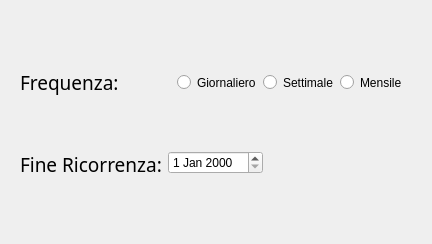
             <widget class="QWidget" name="page_5">
              <layout class="QVBoxLayout" name="verticalLayout_13">
               <item>
                <widget class="QWidget" name="widget_7" native="true">
                 <layout class="QVBoxLayout" name="verticalLayout_8">
                  <item>
                   <layout class="QFormLayout" name="formLayout_4">
                    <item row="1" column="0">
                     <widget class="QLabel" name="frequenzaLabel">
                      <property name="font">
                       <font>
                        <family>Sitka</family>
                        <pointsize>14</pointsize>
                       </font>
                      </property>
                      <property name="text">
                       <string>Frequenza:</string>
                      </property>
                     </widget>
                    </item>
                    <item row="1" column="1">
                     <widget class="QWidget" name="frequenzaWidget" native="true">
                      <layout class="QHBoxLayout" name="horizontalLayout_17">
                       <item>
                        <layout class="QHBoxLayout" name="horizontalLayout_5">
                         <item>
                          <widget class="QRadioButton" name="radioGiorn">
                           <property name="styleSheet">
                            <string notr="true">QRadioButton::indicator:checked {
    background-color: #3182CE;
    border: 2px solid #3182CE;
    border-radius: 8px;
}</string>
                           </property>
                           <property name="text">
                            <string>Giornaliero</string>
                           </property>
                          </widget>
                         </item>
                         <item>
                          <widget class="QRadioButton" name="radioSett">
                           <property name="styleSheet">
                            <string notr="true">QRadioButton::indicator:checked {
    background-color: #3182CE;
    border: 2px solid #3182CE;
    border-radius: 8px;
}</string>
                           </property>
                           <property name="text">
                            <string>Settimale</string>
                           </property>
                          </widget>
                         </item>
                         <item>
                          <widget class="QRadioButton" name="radioMens">
                           <property name="styleSheet">
                            <string notr="true">QRadioButton::indicator:checked {
    background-color: #3182CE;
    border: 2px solid #3182CE;
    border-radius: 8px;
}</string>
                           </property>
                           <property name="text">
                            <string>Mensile</string>
                           </property>
                          </widget>
                         </item>
                        </layout>
                       </item>
                      </layout>
                     </widget>
                    </item>
                    <item row="3" column="0">
                     <widget class="QLabel" name="fineRicorrenzaLabel">
                      <property name="font">
                       <font>
                        <family>Sitka</family>
                        <pointsize>14</pointsize>
                       </font>
                      </property>
                      <property name="text">
                       <string>Fine Ricorrenza:</string>
                      </property>
                     </widget>
                    </item>
                    <item row="3" column="1">
                     <widget class="QDateEdit" name="fineRicorrenzaDateEdit">
                      <property name="sizePolicy">
                       <sizepolicy hsizetype="Fixed" vsizetype="Fixed">
                        <horstretch>0</horstretch>
                        <verstretch>0</verstretch>
                       </sizepolicy>
                      </property>
                     </widget>
                    </item>
                    <item row="2" column="0">
                     <spacer name="verticalSpacer_10">
                      <property name="orientation">
                       <enum>Qt::Orientation::Vertical</enum>
                      </property>
                      <property name="sizeHint" stdset="0">
                       <size>
                        <width>20</width>
                        <height>40</height>
                       </size>
                      </property>
                     </spacer>
                    </item>
                    <item row="4" column="0">
                     <spacer name="verticalSpacer_12">
                      <property name="orientation">
                       <enum>Qt::Orientation::Vertical</enum>
                      </property>
                      <property name="sizeHint" stdset="0">
                       <size>
                        <width>20</width>
                        <height>40</height>
                       </size>
                      </property>
                     </spacer>
                    </item>
                    <item row="0" column="0">
                     <spacer name="verticalSpacer_13">
                      <property name="orientation">
                       <enum>Qt::Orientation::Vertical</enum>
                      </property>
                      <property name="sizeHint" stdset="0">
                       <size>
                        <width>20</width>
                        <height>40</height>
                       </size>
                      </property>
                     </spacer>
                    </item>
                   </layout>
                  </item>
                 </layout>
                </widget>
               </item>
              </layout>
             </widget>
